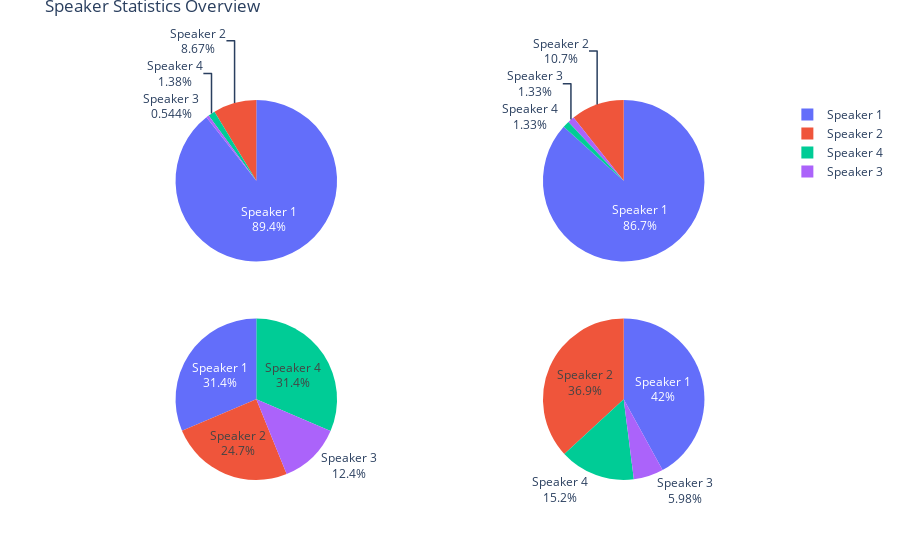

The notebook cell saved with this chart:
### Markdown cell above
Generate some stats

### Code cell
from vtt_formatting import df
import pandas as pd
import plotly.graph_objects as go
from plotly.subplots import make_subplots

# Assuming your dataframe is named 'df'
df = df.copy()

def create_stats_figure(df):
    # Convert the time columns to datetime objects
    df['StartTime'] = pd.to_datetime(df['StartTime'], format='%H:%M:%S.%f')
    df['EndTime'] = pd.to_datetime(df['EndTime'], format='%H:%M:%S.%f')

    # Calculate the duration of each turn in seconds
    df['Duration'] = (df['EndTime'] - df['StartTime']).dt.total_seconds()

    # Calculate the total duration of the conversation
    total_duration = df['Duration'].sum()

    # Calculate the percentage of talking time for each speaker
    speaker_durations = df.groupby('Speaker')['Duration'].sum()
    speaker_percentages = (speaker_durations / total_duration) * 100
    speaker_percentages = speaker_percentages.sort_values(ascending=False)

    # Calculate the number of turns for each speaker
    speaker_turns = df.groupby('Speaker')['Text'].count()
    speaker_turns = speaker_turns.sort_values(ascending=False)

    # Calculate the average length of turns for each speaker
    speaker_avg_turns = df.groupby('Speaker')['Duration'].mean()
    speaker_avg_turns = speaker_avg_turns.sort_values(ascending=False)

    # Calculate the longest run for each speaker
    speaker_longest_run = df.groupby('Speaker')['Duration'].max()
    speaker_longest_run = speaker_longest_run.sort_values(ascending=False)

    # Create subplots
    fig = make_subplots(rows=2, cols=2, specs=[[{'type':'domain'}, {'type':'domain'}],
                                                [{'type':'domain'}, {'type':'domain'}]])

    # Plot the percentage of talking time for each speaker
    fig.add_trace(go.Pie(labels=speaker_percentages.index, values=speaker_percentages, name="Percentage of Talk Time"),
                  1, 1)

    # Plot the number of turns for each speaker
    fig.add_trace(go.Pie(labels=speaker_turns.index, values=speaker_turns, name="Number of Turns"),
                  1, 2)

    # Plot the average length of turns for each speaker
    fig.add_trace(go.Pie(labels=speaker_avg_turns.index, values=speaker_avg_turns, name="Average Turn Length"),
                  2, 1)

    # Plot the longest run for each speaker
    fig.add_trace(go.Pie(labels=speaker_longest_run.index, values=speaker_longest_run, name="Longest Run"),
                  2, 2)

    # Update the layout and titles
    fig.update_layout(title_text='Speaker Statistics Overview', title_y=1)
    fig.update_traces(textinfo='percent+label')
    
    return fig

# Use this to display the figure in a Jupyter Notebook
fig = create_stats_figure(df)
fig.show()

### Figure 1 — Plotly figure (JSON) as saved in the notebook; plotly's stock layout.template omitted (floating-point values rounded to 4 significant figures)
{"data": [{"domain": {"x": [0, 0.45], "y": [0.575, 1]}, "labels": ["Speaker 1", "Speaker 2", "Speaker 4", "Speaker 3"], "name": "Percentage of Talk Time", "textinfo": "percent+label", "type": "pie", "values": [89.41, 8.67, 1.378, 0.5439]}, {"domain": {"x": [0.55, 1], "y": [0.575, 1]}, "labels": ["Speaker 1", "Speaker 2", "Speaker 3", "Speaker 4"], "name": "Number of Turns", "textinfo": "percent+label", "type": "pie", "values": [65, 8, 1, 1]}, {"domain": {"x": [0, 0.45], "y": [0, 0.425]}, "labels": ["Speaker 4", "Speaker 1", "Speaker 2", "Speaker 3"], "name": "Average Turn Length", "textinfo": "percent+label", "type": "pie", "values": [11.22, 11.2, 8.826, 4.43]}, {"domain": {"x": [0.55, 1], "y": [0, 0.425]}, "labels": ["Speaker 1", "Speaker 2", "Speaker 4", "Speaker 3"], "name": "Longest Run", "textinfo": "percent+label", "type": "pie", "values": [31.11, 27.29, 11.22, 4.43]}], "layout": {"autosize": true, "title": {"text": "Speaker Statistics Overview", "y": 1}}}
